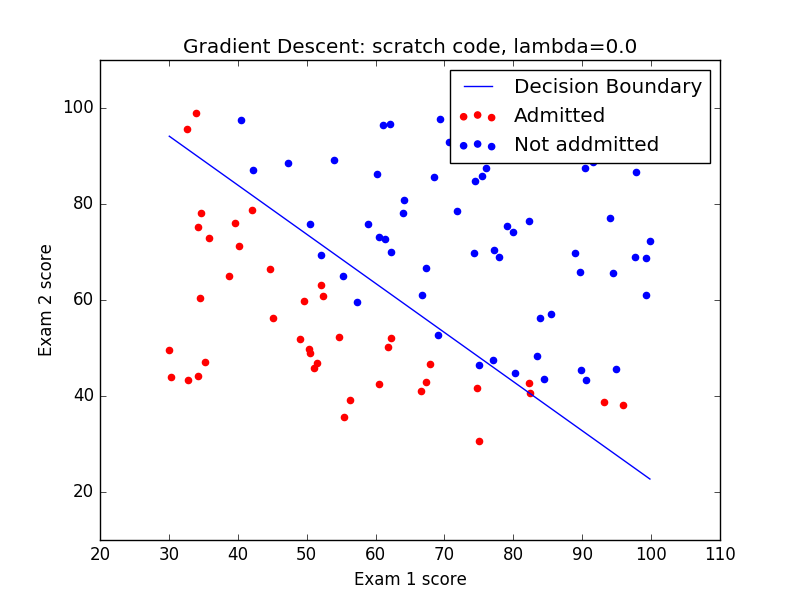

Write the Python code that produced this figure.
#Copyright (C) 2016 Daisuke Hashimoto. All Rights Reserved.
import numpy as np
import matplotlib.pyplot as plt
import math
import my_machine_learning as _myml

_fh = open('ex2data1.txt')
_data_array = list()
_index =0
_M = None
_N = None
for _line in _fh:
	_line = _line.strip()
	_data = _line.split(',')
	if len(_data)<2: continue;
	if _index == 0: _N = len(_data)-1
	for _element in _data:
		_data_array.append(float(_element))
	_index = _index+1
_M = _index
_data_array = np.array(_data_array)
_data_array = _data_array.reshape(_M,_N+1)

_X = _data_array[:,0:-1].reshape(_M,_N)
_y = _data_array[:,-1].reshape(_M,1)
print '(_M, _N)= (', _M, ', ', _N, ')'

_X_mean = None
_X_std = None

(_X, _X_mean, _X_std) = _myml.Xshaping(_X, addx0=True, norm=True)
print 'Average=', _X_mean
print 'Std Diviation=', _X_std

_initial_theta = np.zeros((_N+1,1))
_theta = np.array(_initial_theta)

_J, _grad = _myml.CostFunction_logistic(_X, _y, _theta, 0.0)
print "Initial J=\t", _J
print "Initial Grad=\t", _grad.T

_num_iters = 400
_lambda = 0.0
_alphaarray = [3.0, 1.0, 0.3, 0.1, 0.03, 0.01]
_J_Min = None
_alpha_JMIN = None
for _alpha in _alphaarray:
	_theta = _initial_theta
	(_theta, _J_history) = _myml.gradientDescent_logistic(_X, _y, _theta, _alpha, _num_iters, _lambda)
	print 'alpha=', _alpha
	print '\ttheta = ',_theta.T
	_J, _grad = _myml.CostFunction_logistic(_X, _y, _theta, 0.0)
	print '\tcost=', _J
	_accuracy, _precision, _recall, _F_score = _myml.evaluate_theta_logistics(_X, _y, _theta, 0.5)
	print 'accuracy=' +str(np.round(_accuracy,3)), ', precision=' +str(np.round(_precision,3)), ', recall=' +str(np.round(_recall,3)), ', F_score=' +str(np.round(_F_score,3))
	print '\tfor [45, 85], we predict: Z=', np.round(_myml.predict_linear(np.array([[1,45, 85]]), _theta, _X_mean, _X_std, True),4), 'y=', np.round(_myml.predict_logistic(np.array([[1,45, 85]]), _theta, _X_mean, _X_std, True),4)
	plt.plot(range(_num_iters), _J_history, label='alpha='+str(_alpha))
	if _J_Min is None or _J<_J_Min or math.isnan(_J_Min):
		_J_Min  = _J
		_alpha_JMIN = _alpha

plt.xlabel('Iteration')
plt.ylabel('Cost Function')
plt.legend()
plt.yscale('log')
#plt.ylim([0,1000000000000])
#plt.yticks(range(0,8000000, 1000000))
plt.show ()

print '***Final***'
_theta = _initial_theta
_alpha = _alpha_JMIN
(_theta, _J_history) = _myml.gradientDescent_logistic(_X, _y, _theta, _alpha, _num_iters, _lambda)
_J, _grad = _myml.CostFunction_logistic(_X, _y, _theta, 0.0)
print 'alpha=', _alpha
print 'J=', _J
_accuracy, _precision, _recall, _F_score = _myml.evaluate_theta_logistics(_X, _y, _theta, 0.5)
print 'accuracy=' +str(np.round(_accuracy,3)), ', precision=' +str(np.round(_precision,3)), ', recall=' +str(np.round(_recall,3)), ', F_score=' +str(np.round(_F_score,3))
_Xoriginal = _myml.X_original(_X, _X_mean, _X_std)
plt.scatter((_Xoriginal[:,1])[_y.ravel()==0], (_Xoriginal[:,2])[_y.ravel()==0], label='Admitted', color='red')
plt.scatter((_Xoriginal[:,1])[_y.ravel()==1], (_Xoriginal[:,2])[_y.ravel()==1], label='Not addmitted', color='blue')
plt.xlabel('Exam 1 score')
plt.ylabel('Exam 2 score')
print 'theta = ', _theta.T
_Xtemp = np.ones((_M, _N+1))
_Xtemp[:,1] = np.linspace(_X[:,1].min(), _X[:,1].max(),100)
_Xtemp[:,2] = - (_theta[0,0] + _theta[1,0] * _Xtemp[:,1]) / _theta[2,0]
_Xtemp = _myml.X_original(_Xtemp, _X_mean, _X_std)
plt.plot(_Xtemp[:,1], _Xtemp[:,2], label='Decision Boundary')
plt.title('Gradient Descent: scratch code, lambda='+str(round(_lambda,3)))
plt.legend()
plt.show ()
